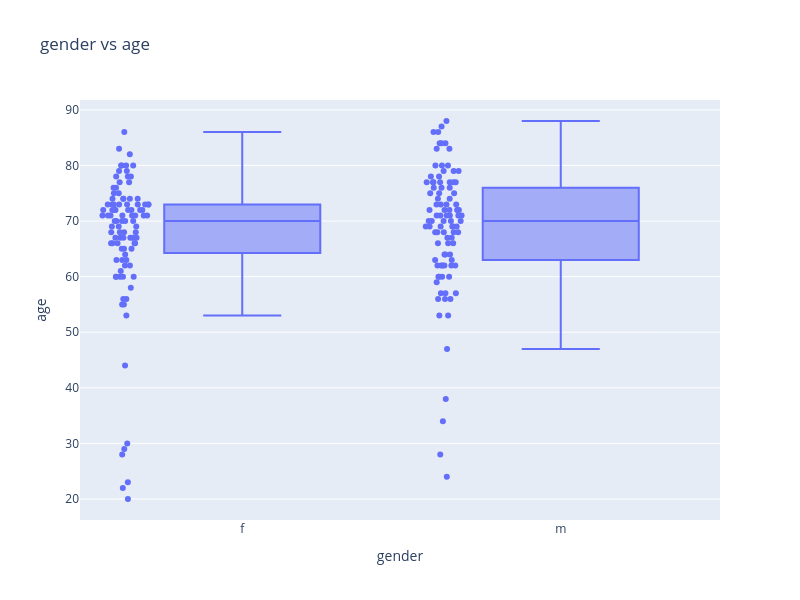

Source (notebook cell):
### Markdown cell above
# Categorical - numerical correlation

### Code cell
import plotly.express as px
fig = px.box(d_groups,
             y='age', x='gender',
             title='gender vs age',
             points='all')
fig.update_layout(
    width=800,
    height=600,
)

fig.show()

### Figure 1 — Plotly figure (JSON) as saved in the notebook; plotly's stock layout.template omitted (floating-point values rounded to 4 significant figures; data arrays with more than 128 entries replaced by an {"elided": "..."} marker saying what was removed)
{"data": [{"alignmentgroup": "True", "boxpoints": "all", "hovertemplate": "gender=%{x}<br>age=%{y}<extra></extra>", "legendgroup": "", "marker": {"color": "#636efa"}, "name": "", "notched": false, "offsetgroup": "", "orientation": "v", "showlegend": false, "type": "box", "x": {"elided": "210 str values"}, "x0": " ", "xaxis": "x", "y": {"elided": "210 float values"}, "y0": " ", "yaxis": "y"}], "layout": {"boxmode": "group", "height": 600, "legend": {"tracegroupgap": 0}, "title": {"text": "gender vs age"}, "width": 800, "xaxis": {"anchor": "y", "domain": [0, 1], "title": {"text": "gender"}}, "yaxis": {"anchor": "x", "domain": [0, 1], "title": {"text": "age"}}}}
